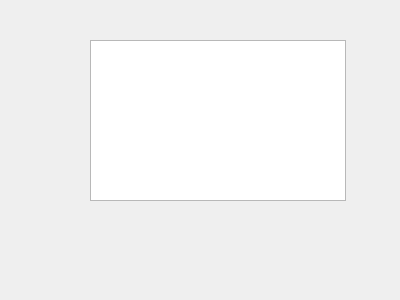
<?xml version="1.0" encoding="UTF-8"?>
<ui version="4.0">
 <class>Form</class>
 <widget class="QWidget" name="Form">
  <property name="geometry">
   <rect>
    <x>0</x>
    <y>0</y>
    <width>400</width>
    <height>300</height>
   </rect>
  </property>
  <property name="windowTitle">
   <string>Form</string>
  </property>
  <widget class="QListView" name="LV_Employee">
   <property name="geometry">
    <rect>
     <x>90</x>
     <y>40</y>
     <width>256</width>
     <height>161</height>
    </rect>
   </property>
  </widget>
 </widget>
 <resources/>
 <connections/>
</ui>
